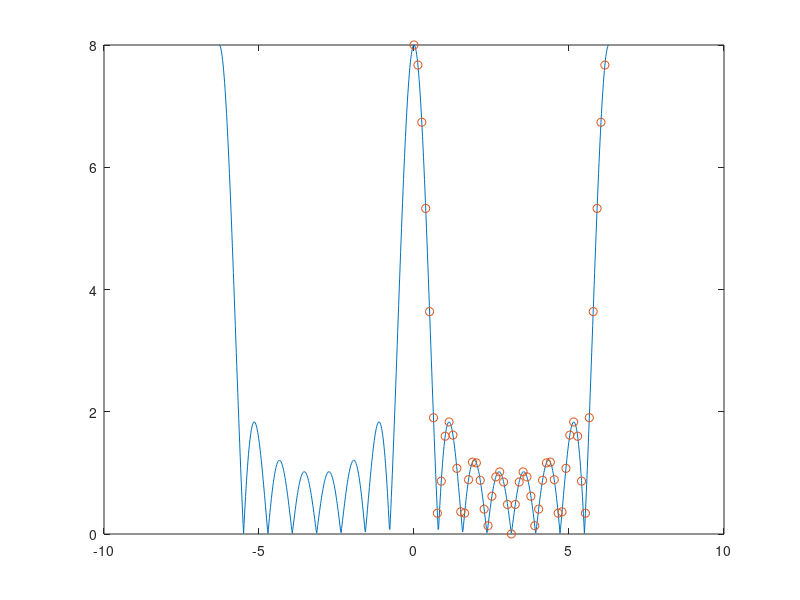

MATLAB code for this plot:

%%
% It's finally time to start looking at the relationship between the discrete
% Fourier transform (DFT) and the discrete-time Fourier transform (DTFT). Let's
% look at a simple rectangular pulse, $x[n] = 1$ for $0 \leq n < M$. The DTFT of
% $x[n]$ is:
%
% $$X(\omega) = \frac{sin(\omega M/2)}{sin(\omega/2)} e^{-j \omega (M-1)/2}$$
%
% Let's plot $|X(\omega)|$ for $M=8$ over a couple of periods:

M = 8;
w = linspace(-2*pi, 2*pi, 800);
X_dtft = (sin(w*M/2) ./ sin(w/2)) .* exp(-1j * w * (M-1) / 2);
plot(w, abs(X_dtft))
title('|X(\omega)|')

%%
% It turns out that, under certain conditions, the DFT is just equally-spaced
% samples of the DTFT. Suppose $X_P[k]$ is the P-point DFT of $x[n]$. If $x[n]$
% is nonzero only over the finite domain $0 \leq n < M$, then $X_P[k]$ equals
% $X(\omega)$ at equally spaced intervals of $\omega$:
%
% $$X_P[k] = X(2\pi k/P),\ k=0, \ldots, P-1$$
%
% The MATLAB function |fft| computes the DFT. Here's the 8-point DFT of our
% 8-point rectangular pulse:

x = ones(1, M);
X = fft(x)

%%
% One 8 and a bunch of zeros?? That doesn't seem anything like the DTFT plot
% above. But when you superimpose the output of |fft| in the right places on the
% DTFT plot, it all becomes clear.

P = 8;
w_k = (0:P-1) * (2*pi/P);
X = fft(x);
plot(w, abs(X_dtft))
hold on
plot(w_k, abs(X), 'o')
hold off

%%
% Now you can see that the seven zeros in the output of |fft| correspond to the
% seven places (in each period) where the DTFT equals zero.
%
% You can get more samples of the DTFT simply by increasing P. One way to do
% that is to *zero-pad*.

x16 = [x, zeros(1, 8)]

%%
P = 16;
X16 = fft(x16);
w_k = (0:P-1) * (2*pi/P);
X = fft(x);
plot(w, abs(X_dtft))
hold on
plot(w_k, abs(X16), 'o')
hold off

%%
% Another way to increase P is to use the |fft(x,P)| syntax of the |fft|
% function.  This syntax computes the P-point DFT of |x| by using zero-padding.
% Let's try a 50-point DFT.

P = 50;
Xp = fft(x, P);
w_k = (0:P-1) * (2*pi/P);
X = fft(x);
plot(w, abs(X_dtft))
hold on
plot(w_k, abs(Xp), 'o')
hold off

%%
% If you've ever wondered what that whole zero-padding business was all about
% with Fourier transforms, now you know.  When you tack on a bunch of zeros to a
% sequence and then compute the DFT, you're just getting more and more samples
% of the DTFT of the original sequence.
%
% I think the next logical place to go in our Fourier exploration is to start
% considering some of the reasons why many people find the output of |fft| so
% surprising or puzzling.  Here's a sample:
%
% * Why isn't the zero frequency (or "DC" frequency) in the center of the output
% from |fft|?
% * Why isn't the output of |fft| real when the input is symmetric?
%
% Do you have puzzles to add? Let me know by adding your comments.

%%
% _Copyright 2010 The MathWorks, Inc._
